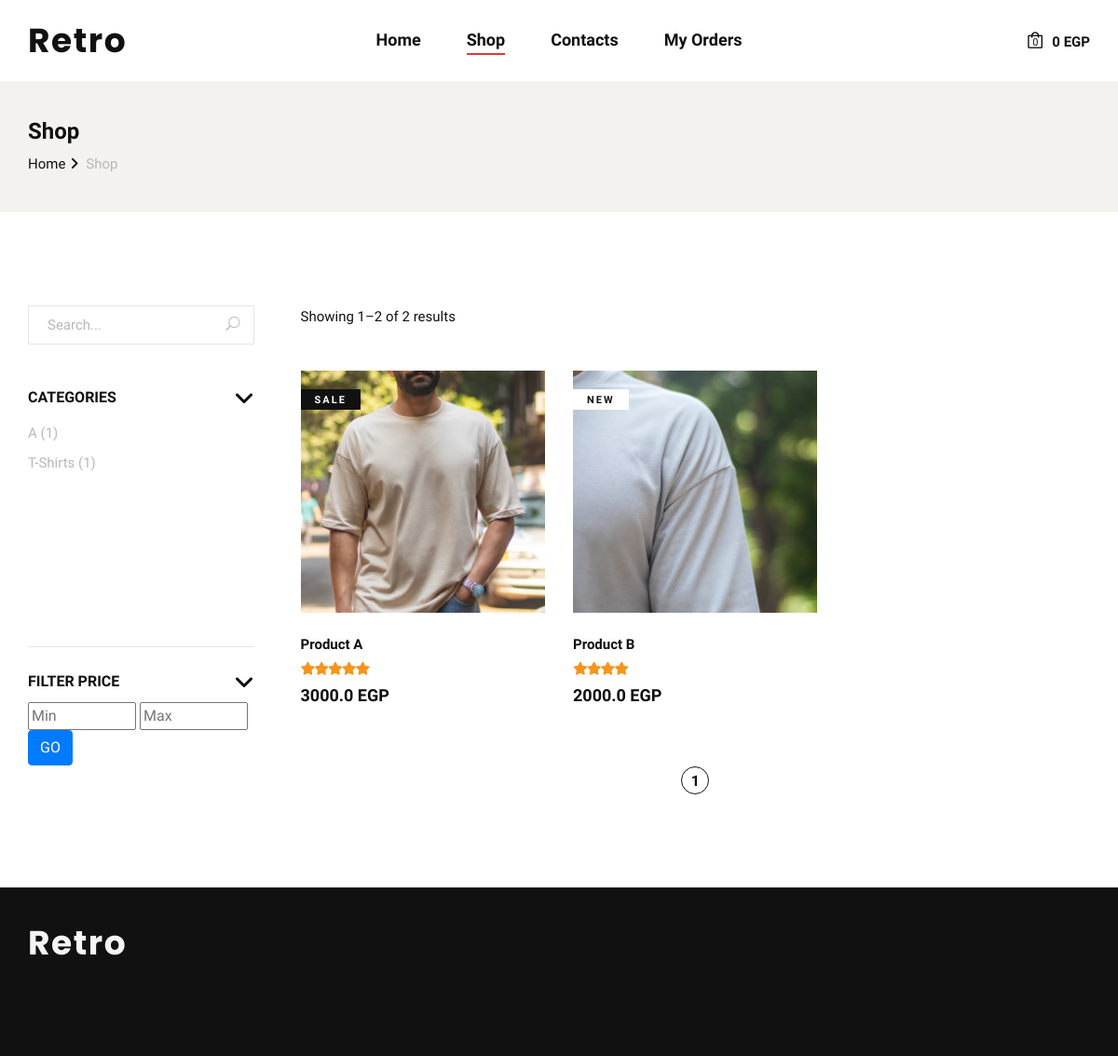
Page /shop on the committed database.
### base/models.py (models this page shows, shortened)
class Category(models.Model):
    name = models.CharField(max_length=255, unique=True)
    display_order = models.PositiveIntegerField(default=999)
    class Meta:
        ordering = ['display_order', 'name']

class Product(models.Model):
    name = models.CharField(max_length=255)
    description = models.CharField(max_length=355, blank=True, null=True)
    image = models.FileField(upload_to='product_images/')  # Main image
    price = models.FloatField()
    category = models.ForeignKey(Category, on_delete=models.CASCADE)
    section = models.ForeignKey(Section, on_delete=models.CASCADE)
    on_sale = models.BooleanField(default=False)
    is_new = models.BooleanField(default=False)
    colors = models.ManyToManyField(Color, blank=True)  # Link to Color model
    sizes = models.ManyToManyField(Size, blank=True)    # Link to Size model
    ratings = models.PositiveIntegerField(default=0, validators=[MaxValueValidator(5)])

### base/views.py (the view)
# urls.py: path('shop', views.shop, name='shop'),
def shop(request):
    products = Product.objects.all()
    categories = Category.objects.annotate(product_count=Count('product'))
    price_aggregate = products.aggregate(min_price=Min('price'), max_price=Max('price'))
    min_price = price_aggregate['min_price'] if price_aggregate['min_price'] is not None else 0
    max_price = price_aggregate['max_price'] if price_aggregate['max_price'] is not None else 0
    category_id = request.GET.get('category')
    price_min = request.GET.get('price_min')
    price_max = request.GET.get('price_max')
    search_query = request.GET.get('search', '')  # New search parameter
    if category_id:
        products = products.filter(category_id=category_id)
    if price_min and price_max:
        products = products.filter(price__gte=price_min, price__lte=price_max)
    if search_query:
        products = products.filter(Q(name__icontains=search_query) )
    paginator = Paginator(products, 8)  # Show 8 products per page
    page_number = request.GET.get('page')
    page_obj = paginator.get_page(page_number)
    total_products_count = products.count()
    context = {
        'products': page_obj,              # Paginated product list
        'categories': categories,           # Categories with product count
        'min_price': min_price,
        'max_price': max_price,
        'search_query': search_query,       # Pass search query to the template
        'total_products_count': total_products_count,  # Total count for display
    }
    return render(request, 'shop.html', context)

### base/context_processors.py (called while the page is built)
def cart_details(request):
    if request.session.session_key:
        session_key = request.session.session_key
        cart = Order.objects.filter(session_key=session_key, ordered=False).first()
        if cart:
            total_quantity = cart.get_total_quantity()
            total_price = cart.get_total()
        else:
            total_quantity = 0
            total_price = 0
    else:
        total_quantity = 0
        total_price = 0
    return {'total_quantity': total_quantity, 'total_price': total_price}

### base/templates/shop.html (shortened to what this page needs)
{% extends 'layout/main_layout.html' %}
{% load static %}
{% block content %}
{% include 'layout/header.html' %}
    <section class="breadcrumb-option">
        <div class="container">
            <div class="row">
                <div class="col-lg-12">
                    <div class="breadcrumb__text">
                        <h4>Shop</h4>
                        <div class="breadcrumb__links">
                            <a href="{% url 'index' %}">Home</a>
                            <span>Shop</span>
                        </div>
                    </div>
                </div>
            </div>
        </div>
    </section>
    <section class="shop spad">
        <div class="container">
            <div class="row">
                <div class="col-lg-3">
                    <div class="shop__sidebar">
                        <div class="shop__sidebar__search">
                            <form action="{% url 'shop' %}" method="GET">
                                <input type="text" name="search" placeholder="Search..." value="{{ search_query }}">
                                <button type="submit"><span class="icon_search"></span></button>
                            </form>
                        </div>
                        <div class="shop__sidebar__accordion">
                            <div class="accordion" id="accordionExample">
                                <div class="card">
                                    <div class="card-heading">
                                        <a data-toggle="collapse" data-target="#collapseOne">Categories</a>
                                    </div>
                                    <div id="collapseOne" class="collapse show" data-parent="#accordionExample">
                                        <div class="card-body">
                                            <div class="shop__sidebar__categories">
                                                <ul class="nice-scroll">
                                                    {% for category in categories %}
                                                        <li>
                                                            <a href="?category={{ category.id }}">
                                                                {{ category.name }} ({{ category.product_count }})
                                                            </a>
                                                        </li>
                                                    {% endfor %}
                                                </ul>
                                            </div>
                                        </div>
                                    </div>
                                </div>
                                <div class="card">
                                    <div class="card-heading">
                                        <a data-toggle="collapse" data-target="#collapseThree">Filter Price</a>
                                    </div>
                                    <div id="collapseThree" class="collapse show" data-parent="#accordionExample">
                                        <div class="card-body">
                                            <div class="shop__sidebar__price">
                                                <form method="GET" action="{% url 'shop' %}">
                                                    <input type="number" name="price_min" min="{{ min_price }}" max="{{ max_price }}" placeholder="Min">
                                                    <input type="number" name="price_max" min="{{ min_price }}" max="{{ max_price }}" placeholder="Max">
                                                    <button class="btn btn-primary " type="submit">GO</button>
                                                </form>
                                            </div>
                                        </div>
                                    </div>
                                </div>
                            </div>
                        </div>
                    </div>
                </div>
                <div class="col-lg-9">
                    <div class="shop__product__option">
                        <div class="row">
                            <div class="col-lg-6 col-md-6 col-sm-6">
                                <div class="shop__product__option__left">
                                    <p>Showing {{ products.start_index }}–{{ products.end_index }} of {{ total_products_count }} results</p>
                                </div>
                            </div>
                        </div>
                    </div>
                    <div class="row">
                    {% for product in products %}
                    <div class="col-lg-4 col-md-6 col-sm-6">
                        <div class="product__item {% if product.on_sale %}sale{% endif %}">
                            <a href="{% url 'product_detail' product.id %}">
                            <div class="product__item__pic set-bg" data-setbg="{{ product.image.url }}">
                                {% if product.on_sale %}
                                <span class="label">Sale</span>
                                {% elif product.is_new %}
                                <span class="label">New</span>
                                {% endif %}
                            </div>
                        </a>
                            <div class="product__item__text">
                                <h6>{{ product.name }}</h6>
                                <div class="rating">
                                 {% if product.ratings == 5 %}
                                <i class="fa fa-star"></i>
                                <i class="fa fa-star"></i>
                                <i class="fa fa-star"></i>
                                <i class="fa fa-star"></i>
                                <i class="fa fa-star"></i>
                            {% elif product.ratings == 4 %}
                                <i class="fa fa-star"></i>
                                <i class="fa fa-star"></i>
                                <i class="fa fa-star"></i>
                                <i class="fa fa-star"></i>
                            {% elif product.ratings == 3 %}
                                <i class="fa fa-star"></i>
                                <i class="fa fa-star"></i>
                                <i class="fa fa-star"></i>
                                <i class="fa fa-star-o"></i>
                                <i class="fa fa-star-o"></i>
                            {% elif product.ratings == 2 %}
                                <i class="fa fa-star"></i>
                                <i class="fa fa-star"></i>
                                <i class="fa fa-star-o"></i>
                                <i class="fa fa-star-o"></i>
                                <i class="fa fa-star-o"></i>
                            {% elif product.ratings == 1 %}
                                <i class="fa fa-star"></i>
                                <i class="fa fa-star-o"></i>
                                <i class="fa fa-star-o"></i>
                                <i class="fa fa-star-o"></i>
                                <i class="fa fa-star-o"></i>
                            {% else %}
                                <i class="fa fa-star-o"></i>
                                <i class="fa fa-star-o"></i>
                                <i class="fa fa-star-o"></i>
                                <i class="fa fa-star-o"></i>
                                <i class="fa fa-star-o"></i>
                            {% endif %}
                                </div>
                                <h5>{{ product.price }} EGP</h5>
                            </div>
                        </div>
                    </div>
                    {% endfor %}
                    </div>
                    <div class="row">
                        <div class="col-lg-12">
                <div class="product__pagination">
                    {% for page_num in products.paginator.page_range %}
                        <a href="?page={{ page_num }}" class="{% if products.number == page_num %}active{% endif %}">{{ page_num }}</a>
                    {% endfor %}
                </div>
                        </div>
                    </div>
                </div>
            </div>
        </div>
    </section>
    {% endblock %}

### static/css/style.css (style rules this page uses)
html, body { height: 100%; font-family: "Nunito Sans", sans-serif; -webkit-font-smoothing: antialiased; }
h1, h2, h3, h4, h5, h6 { margin: 0; color: #111111; font-weight: 400; font-family: "Nunito Sans", sans-serif; }
h4 { font-size: 24px; }
h5 { font-size: 18px; }
h6 { font-size: 16px; }
p { font-size: 15px; font-family: "Nunito Sans", sans-serif; color: #3d3d3d; font-weight: 400; line-height: 25px; margin: 0 0 15px 0; }
ul, ol { padding: 0; margin: 0; }
.set-bg { background-repeat: no-repeat; background-size: cover; background-position: top center; }
.spad { padding-top: 100px; padding-bottom: 100px; }
.product__item { overflow: hidden; margin-bottom: 40px; }
.product__item.sale .product__item__pic .label { color: #ffffff; background: #111111; }
.product__item.sale .product__item__text .rating i { color: #f7941d; }
.product__item__pic { height: 260px; position: relative; background-position: center center; }
.product__item__pic .label { color: #111111; font-size: 11px; font-weight: 700; letter-spacing: 2px; text-transform: uppercase; display: inline-block; padding: 4px 15px 2px; background: #ffffff; position: absolute; left: 0; top: 20px; }
.product__item__text { padding-top: 25px; position: relative; }
.product__item__text h6 { color: #111111; font-size: 15px; font-weight: 600; margin-bottom: 5px; -webkit-transition: all, 0.3s; -o-transition: all, 0.3s; transition: all, 0.3s; }
.product__item__text .rating { margin-bottom: 6px; }
.product__item__text .rating i { font-size: 14px; color: #f7941d; margin-right: -5px; }
.product__item__text h5 { color: #0d0d0d; font-weight: 700; }
.shop__sidebar { padding-right: 20px; }
.shop__sidebar__search { margin-bottom: 45px; }
.shop__sidebar__search form { position: relative; }
.shop__sidebar__search form input { width: 100%; font-size: 15px; color: #b7b7b7; padding-left: 20px; border: 1px solid #e5e5e5; height: 42px; }
.shop__sidebar__search form input::placeholder { color: #b7b7b7; }
.shop__sidebar__search form button { color: #b7b7b7; font-size: 15px; border: none; background: transparent; position: absolute; right: 0; padding: 0 15px; top: 0; height: 100%; }
.shop__sidebar__accordion .card { border: none; border-radius: 0; margin-bottom: 25px; }
.shop__sidebar__accordion .card:last-child { margin-bottom: 0; }
.shop__sidebar__accordion .card:last-child .card-body { padding-bottom: 0; border-bottom: none; }
.shop__sidebar__accordion .card-body { padding: 0; padding-top: 10px; padding-bottom: 20px; border-bottom: 1px solid #e5e5e5; }
.shop__sidebar__accordion .card-heading { cursor: pointer; }
.shop__sidebar__accordion .card-heading a { color: #111111; font-size: 16px; font-weight: 700; text-transform: uppercase; display: block; }
.shop__sidebar__categories ul, .shop__sidebar__price ul, .shop__sidebar__brand ul { height: 225px; }
.shop__sidebar__categories ul li, .shop__sidebar__price ul li, .shop__sidebar__brand ul li { list-style: none; }
.shop__sidebar__categories ul li a, .shop__sidebar__price ul li a, .shop__sidebar__brand ul li a { color: #b7b7b7; font-size: 15px; line-height: 32px; -webkit-transition: all, 0.3s; -o-transition: all, 0.3s; transition: all, 0.3s; }
.shop__sidebar__accordion .card-heading a:after, .shop__sidebar__accordion .card-heading>a.active[aria-expanded=false]:after { content: ""; font-family: "FontAwesome"; font-size: 24px; font-weight: 700; color: #111111; position: absolute; right: 0; top: 2px; line-height: 20px; }
.shop__product__option { margin-bottom: 45px; }
.shop__product__option p { color: #111111; margin-bottom: 0; }
.product__pagination { padding-top: 25px; text-align: center; }
.product__pagination a { display: inline-block; font-size: 16px; font-weight: 700; color: #111111; height: 30px; width: 30px; border: 1px solid transparent; border-radius: 50%; line-height: 30px; text-align: center; }
.product__pagination a.active { border-color: #111111; }
.breadcrumb-option { background: #f3f2ee; padding: 40px 0; }
.breadcrumb__text h4 { color: #111111; font-weight: 700; margin-bottom: 8px; }
.breadcrumb__links a { font-size: 15px; color: #111111; margin-right: 18px; display: inline-block; position: relative; }
.breadcrumb__links a:after { position: absolute; right: -14px; top: 0; content: ""; font-family: "FontAwesome"; }
.breadcrumb__links span { font-size: 15px; color: #b7b7b7; display: inline-block; }
@media only screen and (min-width: 1200px) { .container { max-width: 1170px; } }

### rows in the picture
Category: name "A", product_count "1"
Category: name "T-Shirts", product_count "1"
Product: shows a picture, on_sale "SALE", name "Product A", ratings 5 (drawn), price "3000.0"
Product: shows a picture, on_sale "NEW", name "Product B", ratings 4 (drawn), price "2000.0"

### other values in the picture
{{ total_quantity }} "0"
{{ total_price }} "0"
{{ products.start_index }} "1"
{{ products.end_index }} "2"
{{ total_products_count }} "2"
{{ page_num }} "1"
